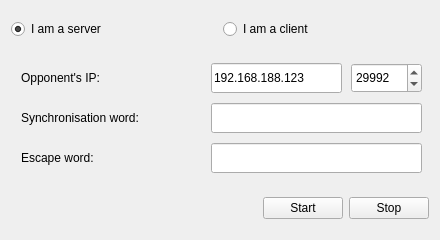
<?xml version="1.0" encoding="UTF-8"?>
<ui version="4.0">
 <class>MainWindow</class>
 <widget class="QMainWindow" name="MainWindow">
  <property name="geometry">
   <rect>
    <x>0</x>
    <y>0</y>
    <width>440</width>
    <height>240</height>
   </rect>
  </property>
  <property name="minimumSize">
   <size>
    <width>440</width>
    <height>240</height>
   </size>
  </property>
  <property name="maximumSize">
   <size>
    <width>440</width>
    <height>240</height>
   </size>
  </property>
  <property name="windowTitle">
   <string>MainWindow</string>
  </property>
  <widget class="QWidget" name="centralWidget">
   <layout class="QVBoxLayout" name="verticalLayout">
    <item>
     <layout class="QHBoxLayout" name="horizontalLayout">
      <item>
       <widget class="QRadioButton" name="serverRadioButton">
        <property name="text">
         <string>I am a server</string>
        </property>
        <property name="checked">
         <bool>true</bool>
        </property>
       </widget>
      </item>
      <item>
       <widget class="QRadioButton" name="clientRadioButton">
        <property name="text">
         <string>I am a client</string>
        </property>
       </widget>
      </item>
     </layout>
    </item>
    <item>
     <widget class="QStackedWidget" name="stackedWidget">
      <property name="minimumSize">
       <size>
        <width>420</width>
        <height>130</height>
       </size>
      </property>
      <property name="maximumSize">
       <size>
        <width>420</width>
        <height>130</height>
       </size>
      </property>
      <widget class="QWidget" name="page">
       <widget class="QLineEdit" name="ipLineEdit">
        <property name="geometry">
         <rect>
          <x>200</x>
          <y>10</y>
          <width>131</width>
          <height>30</height>
         </rect>
        </property>
        <property name="text">
         <string>192.168.188.123</string>
        </property>
       </widget>
       <widget class="QLabel" name="label">
        <property name="geometry">
         <rect>
          <x>10</x>
          <y>10</y>
          <width>191</width>
          <height>30</height>
         </rect>
        </property>
        <property name="text">
         <string>Opponent's IP:</string>
        </property>
       </widget>
       <widget class="QSpinBox" name="portSpinBox">
        <property name="geometry">
         <rect>
          <x>340</x>
          <y>10</y>
          <width>71</width>
          <height>30</height>
         </rect>
        </property>
        <property name="maximum">
         <number>65535</number>
        </property>
        <property name="value">
         <number>29992</number>
        </property>
       </widget>
       <widget class="QLineEdit" name="synchroWordLineEdit">
        <property name="geometry">
         <rect>
          <x>200</x>
          <y>50</y>
          <width>211</width>
          <height>30</height>
         </rect>
        </property>
       </widget>
       <widget class="QLabel" name="label_2">
        <property name="geometry">
         <rect>
          <x>10</x>
          <y>50</y>
          <width>171</width>
          <height>30</height>
         </rect>
        </property>
        <property name="text">
         <string>Synchronisation word:</string>
        </property>
       </widget>
       <widget class="QLabel" name="label_3">
        <property name="geometry">
         <rect>
          <x>10</x>
          <y>90</y>
          <width>171</width>
          <height>30</height>
         </rect>
        </property>
        <property name="text">
         <string>Escape word:</string>
        </property>
       </widget>
       <widget class="QLineEdit" name="escapeWordLineEdit">
        <property name="geometry">
         <rect>
          <x>200</x>
          <y>90</y>
          <width>211</width>
          <height>30</height>
         </rect>
        </property>
       </widget>
      </widget>
      <widget class="QWidget" name="page_2"/>
     </widget>
    </item>
    <item>
     <layout class="QHBoxLayout" name="horizontalLayout_2">
      <item>
       <spacer name="horizontalSpacer">
        <property name="orientation">
         <enum>Qt::Horizontal</enum>
        </property>
        <property name="sizeHint" stdset="0">
         <size>
          <width>40</width>
          <height>20</height>
         </size>
        </property>
       </spacer>
      </item>
      <item>
       <widget class="QPushButton" name="startPushButton">
        <property name="text">
         <string>Start</string>
        </property>
       </widget>
      </item>
      <item>
       <widget class="QPushButton" name="stopPushButton">
        <property name="text">
         <string>Stop</string>
        </property>
       </widget>
      </item>
     </layout>
    </item>
   </layout>
  </widget>
  <widget class="QMenuBar" name="menuBar">
   <property name="geometry">
    <rect>
     <x>0</x>
     <y>0</y>
     <width>440</width>
     <height>25</height>
    </rect>
   </property>
  </widget>
 </widget>
 <layoutdefault spacing="6" margin="11"/>
 <resources/>
 <connections/>
</ui>
